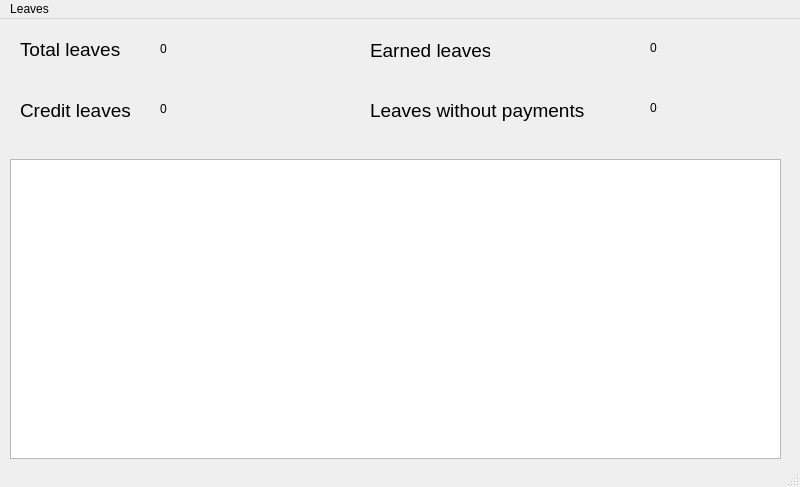
<?xml version="1.0" encoding="UTF-8"?>
<ui version="4.0">
 <class>CheckLeaves</class>
 <widget class="QMainWindow" name="CheckLeaves">
  <property name="geometry">
   <rect>
    <x>0</x>
    <y>0</y>
    <width>800</width>
    <height>487</height>
   </rect>
  </property>
  <property name="windowTitle">
   <string>MainWindow</string>
  </property>
  <widget class="QWidget" name="centralwidget">
   <widget class="QTableView" name="tableView">
    <property name="geometry">
     <rect>
      <x>10</x>
      <y>140</y>
      <width>771</width>
      <height>300</height>
     </rect>
    </property>
   </widget>
   <widget class="QLabel" name="label">
    <property name="geometry">
     <rect>
      <x>20</x>
      <y>20</y>
      <width>111</width>
      <height>21</height>
     </rect>
    </property>
    <property name="font">
     <font>
      <pointsize>14</pointsize>
     </font>
    </property>
    <property name="text">
     <string>Total leaves</string>
    </property>
   </widget>
   <widget class="QLabel" name="label_2">
    <property name="geometry">
     <rect>
      <x>20</x>
      <y>80</y>
      <width>112</width>
      <height>22</height>
     </rect>
    </property>
    <property name="font">
     <font>
      <pointsize>14</pointsize>
     </font>
    </property>
    <property name="text">
     <string>Credit leaves</string>
    </property>
   </widget>
   <widget class="QLabel" name="TL">
    <property name="geometry">
     <rect>
      <x>160</x>
      <y>20</y>
      <width>67</width>
      <height>20</height>
     </rect>
    </property>
    <property name="text">
     <string>0</string>
    </property>
   </widget>
   <widget class="QLabel" name="CL">
    <property name="geometry">
     <rect>
      <x>160</x>
      <y>80</y>
      <width>67</width>
      <height>20</height>
     </rect>
    </property>
    <property name="text">
     <string>0</string>
    </property>
   </widget>
   <widget class="QLabel" name="label_5">
    <property name="geometry">
     <rect>
      <x>370</x>
      <y>20</y>
      <width>120</width>
      <height>22</height>
     </rect>
    </property>
    <property name="font">
     <font>
      <pointsize>14</pointsize>
     </font>
    </property>
    <property name="text">
     <string>Earned leaves</string>
    </property>
   </widget>
   <widget class="QLabel" name="label_6">
    <property name="geometry">
     <rect>
      <x>370</x>
      <y>80</y>
      <width>220</width>
      <height>22</height>
     </rect>
    </property>
    <property name="font">
     <font>
      <pointsize>14</pointsize>
     </font>
    </property>
    <property name="text">
     <string>Leaves without payments</string>
    </property>
   </widget>
   <widget class="QLabel" name="EL">
    <property name="geometry">
     <rect>
      <x>650</x>
      <y>20</y>
      <width>67</width>
      <height>17</height>
     </rect>
    </property>
    <property name="text">
     <string>0</string>
    </property>
   </widget>
   <widget class="QLabel" name="LWP">
    <property name="geometry">
     <rect>
      <x>650</x>
      <y>80</y>
      <width>67</width>
      <height>17</height>
     </rect>
    </property>
    <property name="text">
     <string>0</string>
    </property>
   </widget>
  </widget>
  <widget class="QMenuBar" name="menubar">
   <property name="geometry">
    <rect>
     <x>0</x>
     <y>0</y>
     <width>800</width>
     <height>25</height>
    </rect>
   </property>
   <widget class="QMenu" name="menuLeaves">
    <property name="title">
     <string>Leaves</string>
    </property>
   </widget>
   <addaction name="menuLeaves"/>
  </widget>
  <widget class="QStatusBar" name="statusbar"/>
 </widget>
 <resources/>
 <connections/>
</ui>
